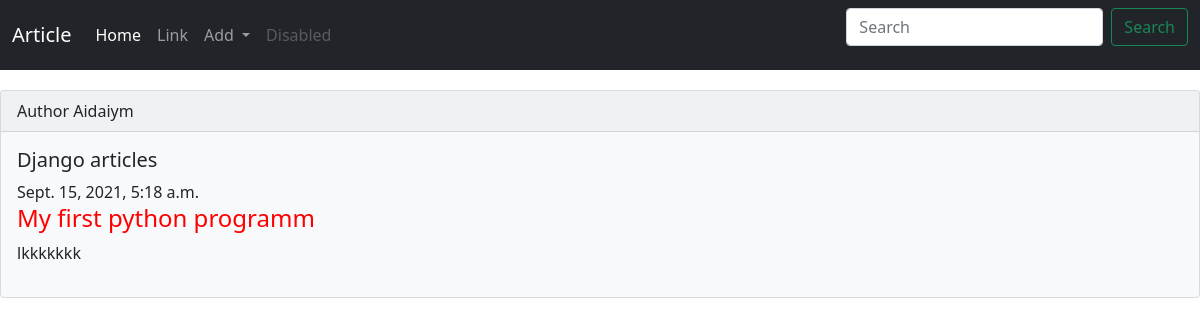
The app's page /, older data.
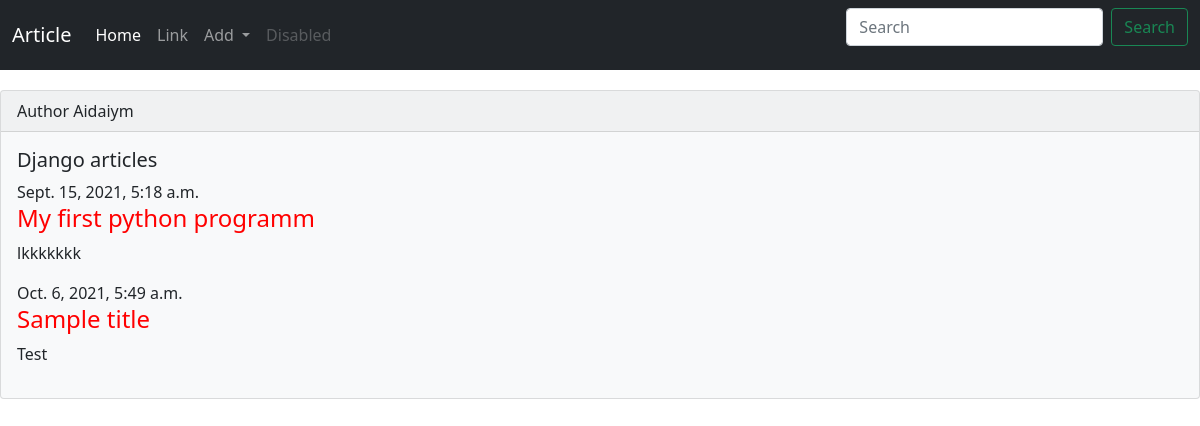
The same page, newer data.
### blog/models.py (models this page shows, shortened)
class Post(models.Model):
    author = models.ForeignKey(settings.AUTH_USER_MODEL, on_delete=models.CASCADE)
    title = models.CharField(max_length=200)
    text = models.TextField()
    created_date = models.DateTimeField(default=timezone.now)
    published_date = models.DateTimeField(blank=True, null=True)

### blog/views.py (the view)
# urls.py: path('', views.post_list, name='post_list'),
def post_list(request):
    posts = Post.objects.filter(published_date__lte=timezone.now()).order_by('published_date')
    return render(request, 'blog/post_list.html', {'posts': posts})

### blog/templates/blog/post_list.html
{% extends 'blog/base.html' %}
{% block content %}
    {% for post in posts %}
        <div class="post">
            <div class="date">
                {{ post.published_date }}
            </div>
            <h4><a href="" style="color:red; text-decoration:none;">{{ post.title }}</a></h4>
            <p>{{ post.text|linebreaksbr }}</p>
        </div>
    {% endfor %}
{% endblock %}

Row changes from the older to the newer data that the page shows:
added Post: published_date "Oct. 6, 2021, 5:49 a.m.", title "Sample title", text "Test"
